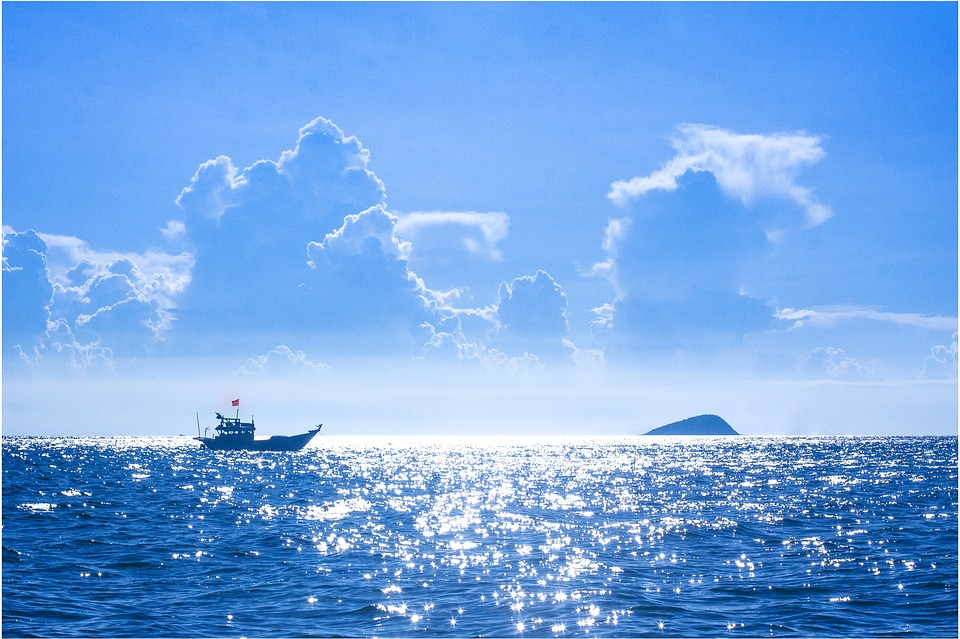
#> input picture images/boat.jpg, 960 x 639 px, given in place of the camera
$ python trackbars.py
#> lines starting #> are read from the running program, lines starting #| are printed output that depends on the picture; after the words box and inside, x2 and y2 are one past the last pixel; in counts of white or black regions, pixels touching at a corner belong together
# trackbars.py
import cv2 as cv
import numpy as np

webcam = cv.VideoCapture(0)

def nothing(x):
    pass

def threshold():
    key = ord('r')
    cv.namedWindow('controls')
    cv.createTrackbar('threshold', 'controls', 0, 255, nothing)
    cv.setTrackbarPos('threshold', 'controls', 127)

    while key != 27:
        still = webcam.read()

        # convert still to grayscale
        img = cv.cvtColor(still[1], cv.COLOR_BGR2GRAY)
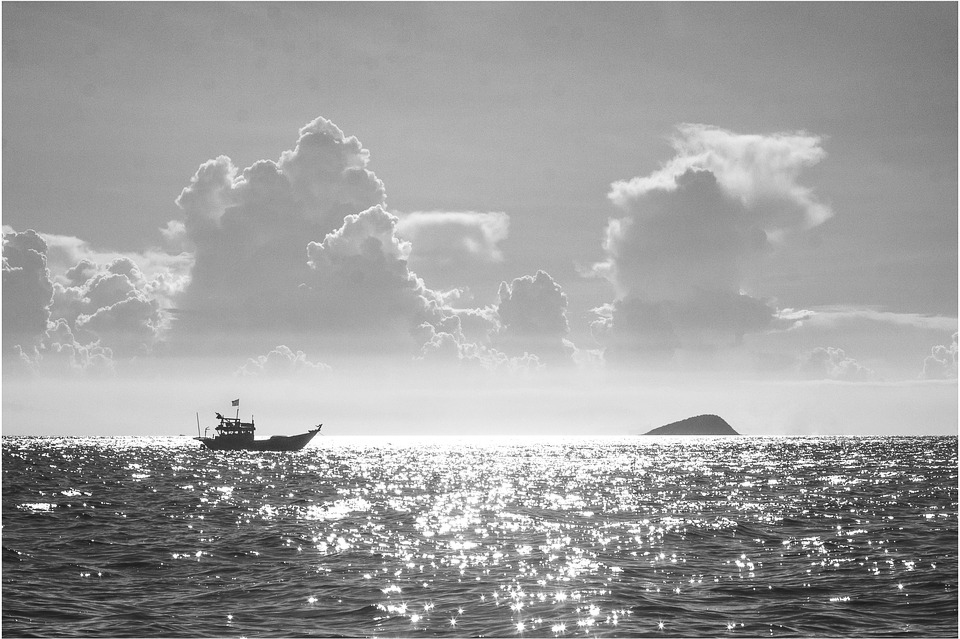
#> img: shape (639, 960); min 7, max 255, mean 158.3

        # gaussian blur
        img = cv.GaussianBlur(img, (7,7), 0)
        thresh = int(cv.getTrackbarPos('threshold', 'controls'))
        ret, img = cv.threshold(img, thresh, 255, cv.THRESH_BINARY)
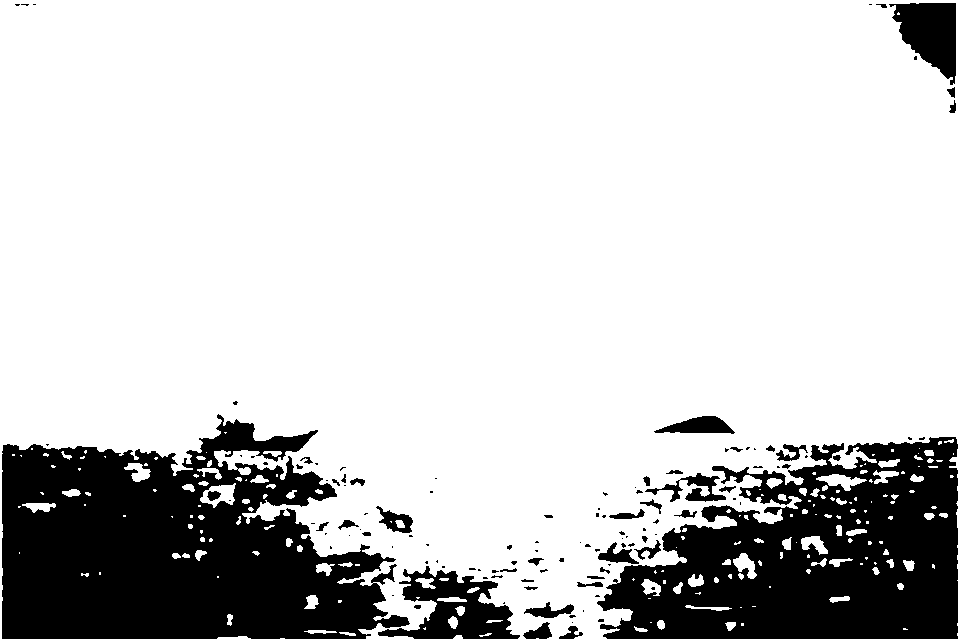
#> img: shape (639, 960); 80.1% white; 121 black regions (75 under 20 px), largest, box (x1, y1, x2, y2) and area: (2, 414, 410, 639) 60977, (597, 437, 958, 639) 47091, (378, 566, 520, 639) 4945
#> ret = 127

        cv.imshow('Image', img)
        key = cv.waitKey(5)
#> (key Esc is pressed here)

threshold()
